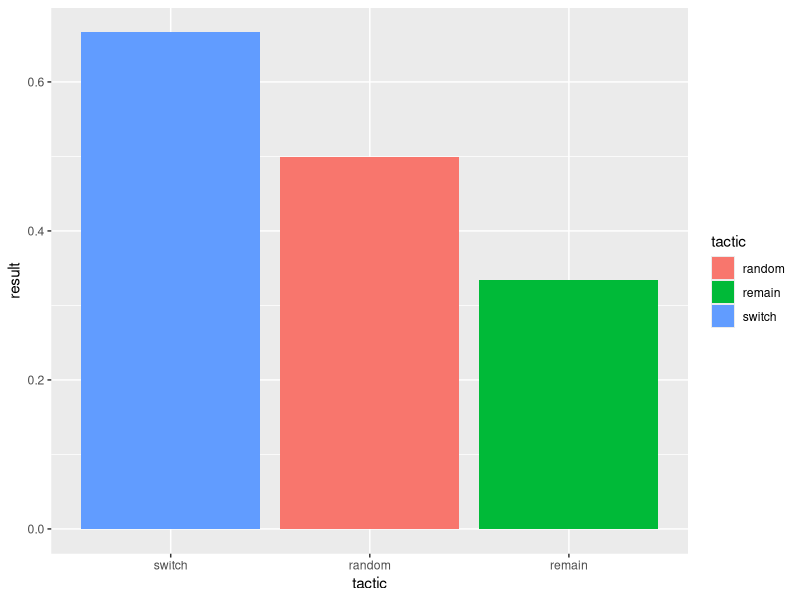

This chart was generated by the following R code:
## ---- chunk 1
library(tidyverse)

mhFunction <- function(d = "remain") {
  
  # Host: Prepare three doors with one prize and shuffle
  doorSet <- c(1, 0, 0)
  doorsStart <-  sample(x = doorSet, size = 3, replace = FALSE, prob = NULL)
  
  # Player: Choose action
  choice <- sample.int(n = 3, size = 1)
  
  # Host: Show empty door
  doorsLeft <- doorsStart[-choice]
  doorEmpty <- which(doorsLeft == 0)[1]
  
  # Player: decision >> remain, switch or random >> score
  decisionSet <- c(doorsStart[choice], doorsLeft[-doorEmpty])
  score <- switch(d,
                  "remain" = decisionSet[1],
                  "switch" = decisionSet[2],
                  "random" = sample(decisionSet, 1))
  return(score)
}

n <- 100000
remain <- sapply(1:n, function(x) mhFunction("remain"))
switch <- sapply(1:n, function(x) mhFunction("switch"))
random <- sapply(1:n, function(x) mhFunction("random"))

scores <- data.frame(remain = mean(remain), switch = mean(switch), random = mean(random)) %>% gather(key = "tactic", value = "result") %>% arrange(result)

ggplot(scores) + 
  geom_col(aes(x = reorder(tactic, -result), y = result, fill = tactic)) +
  labs(x = "tactic")
  ylim(0, 1)
